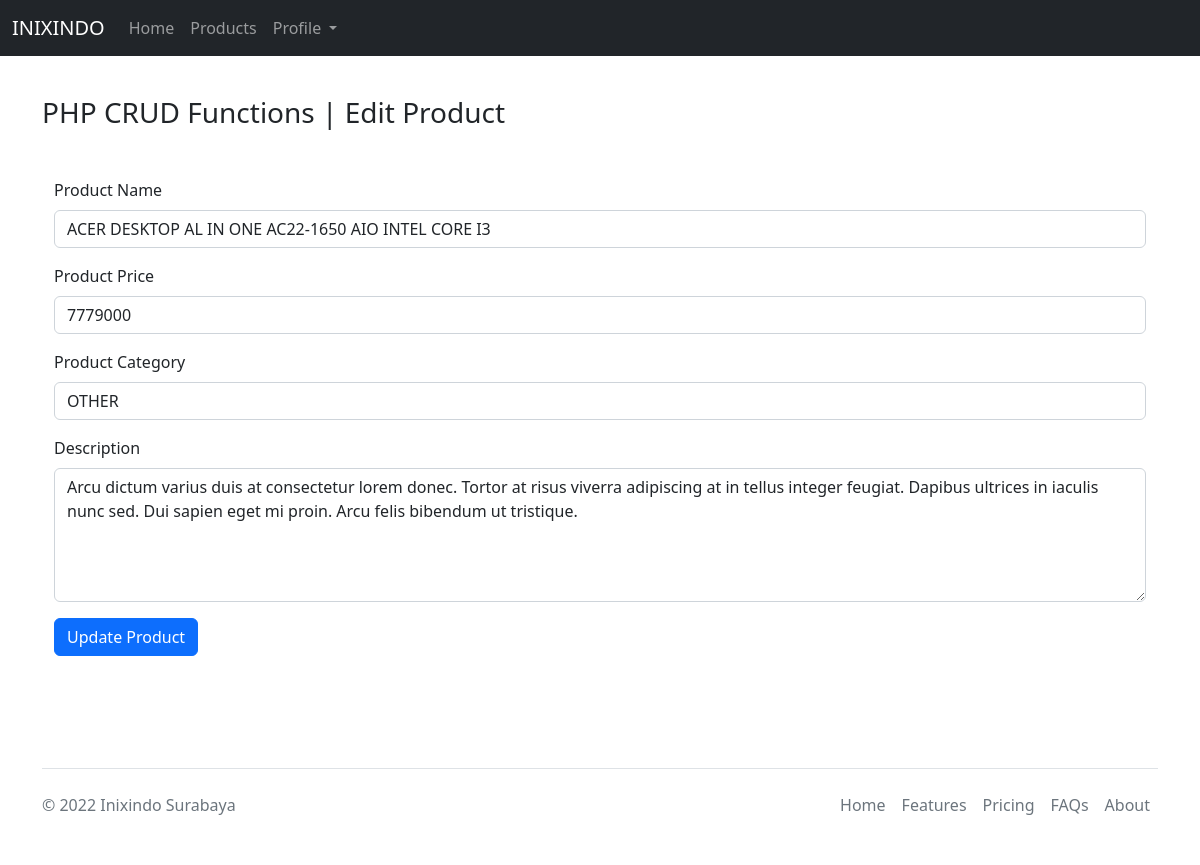
Screenshot of /products/product_edit.php?edit_id=6 with the database file from the repository.
### tables this page shows
CREATE TABLE `products` (
  `id` int(15) NOT NULL,
  `name` varchar(70) NOT NULL,
  `price` decimal(10,0) NOT NULL,
  `description` text DEFAULT NULL,
  `category` varchar(50) NOT NULL,
  `created_at` timestamp NOT NULL DEFAULT current_timestamp()
);

### products/product_edit.php (the view, shortened to what this page needs)
</head>
<?php
include "../layouts/headers.php";
include_once "../config/dbconfig.php";
if (isset($_GET['edit_id'])) {
    $sql_query = "SELECT * FROM products WHERE id=" . $_GET['edit_id'];
    $result_set = mysqli_query($con, $sql_query);
    $fetched_row = mysqli_fetch_array($result_set, MYSQLI_ASSOC);
}
?>
<body>
    <?php include "../layouts/navbar_profile.php"; ?>
    <div class="container mt-5 mb-5 py-5">
        <div>
            <h3>PHP CRUD Functions | Edit Product</h3>
        </div>
        <div class="container mt-5">
            <form method="post" enctype="multipart/form-data">
                <div class="mb-3">
                    <label for="name" class="form-label">Product Name</label>
                    <input type="text" class="form-control" autocomplete="off" id="name" name="name" placeholder="Input product name here" value="<?php echo $fetched_row['name']; ?>">
                </div>
                <div class="mb-3">
                    <label for="price" class="form-label">Product Price</label>
                    <input type="text" class="form-control" autocomplete="off" id="price" name="price" placeholder="Input product price here" value="<?php echo $fetched_row['price']; ?>">
                </div>
                <div class="mb-3">
                    <label for="category" class="form-label">Product Category</label>
                    <select name="category" id="category" class="form-control">
                        <option value="OTHER" <?php if ($fetched_row['category'] == "OTHER") {
                                                    echo 'selected';
                                                } ?>>
                            OTHER
                        </option>
                    </select>
                </div>
                <div class="mb-3">
                    <label for="price" class="form-label">Description</label>
                    <textarea class="form-control" autocomplete="off" name="description" id="description" cols="30" rows="5" placeholder="Input product description here"><?php echo $fetched_row['description']; ?></textarea>
                </div>
                <div class="mb-3">
                    <button class="btn btn-md btn-primary" type="submit" name="btn-update">Update Product</button>
                </div>
            </form>
        </div>
    </div>
</body>
<?php
include "../layouts/footer.php";
?>

### rows the page displays
products: name "ACER DESKTOP AL IN ONE AC22-1650 AIO INTEL CORE I3", price "7779000", category "OTHER", description "Arcu dictum varius duis at consectetur lorem donec. Tortor at risus viverra adipiscing at in tellus integer feugiat. Dapibus ultrices in iaculis nunc sed. Dui sapien eget mi proin. Arcu felis bibendum ut tristique."
